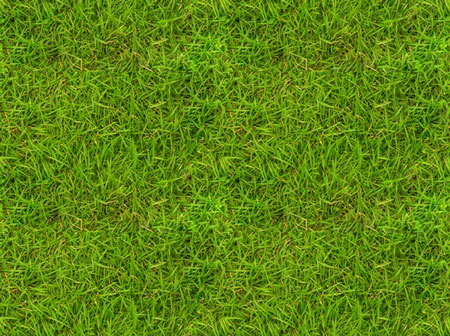
#> input picture Stock3.jpg, 450 x 336 px; the run also reads 1 picture not shown here
$ python UI.py   (older library calls are emulated)
#> lines starting #> are read from the running program, lines starting #| are printed output that depends on the picture
### Logic.py
import cv2
import random
import numpy as np

# create video from the picture
def createVideo(input_img, pathVideo):
    height, width, layers = input_img.shape
    fours = cv2.VideoWriter_fourcc(*'MJPG')
    frames = 15
    video = cv2.VideoWriter(pathVideo,fours,frames,(width,height))
    for i in range(100):
        video.write(input_img)
    cv2.destroyAllWindows()
    video.release()

# create video with noise from the picture
# [80 lines left out: functions createVideoWithNoise, noiseDetection, not called in this run]
'''
# путь к текстуре
input_img = cv2.imread('C:/Users/Natali/Documents/132.png')
# путь к помехе
noise = cv2.imread('C:/Users/Natali/Documents/555.png', cv2.IMREAD_UNCHANGED)
# путь к видео (где будет создано)
pathVideo = "C:/Users/Natali/Documents/video.avi"
# создаем чистое видео
createVideo(input_img, pathVideo)
# создаем видео с помехой
createVideoWithNoise(input_img, noise, pathVideo)
# выводим номер кадра с найденной помехой
res = noiseDetection(pathVideo)
num_fr = res[0]
print(num_fr)
# и сам кадр
fr = res[1]
cv2.imshow('000', fr)
cv2.waitKey(0)
'''

### UI.py
import Logic
import cv2
import tkinter as tk
from PIL import Image, ImageTk
from tkinter.filedialog import askopenfile as fo
d= 'Stock3.jpg'
leftvideolist= []
# [13 lines left out: functions leftvideoframe, rightvideoframe, not called in this run]
def printer (event):
    print ("hello world")
# [54 lines left out: functions cvtotk, selectimage, creategird, findgird, not called in this run]
# [8 lines of commented-out code are left out]


root = tk.Tk()
acv= cv2.imread(d)
#> acv is the input picture: shape (336, 450, 3); mean B, G, R 16.5, 132.3, 93.6
acv = cv2.resize(acv, (400,400))
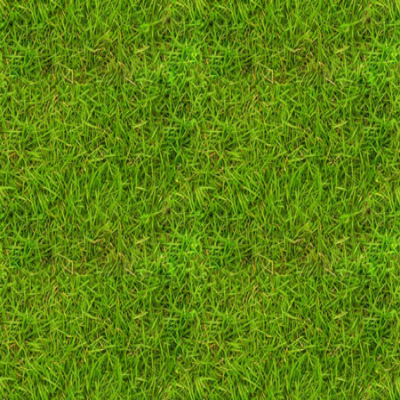
#> acv: shape (400, 400, 3); mean B, G, R 16.4, 132.2, 93.5
Logic.createVideo(acv, 'myvideo.avi')
video = cv2.VideoCapture('myvideo.avi')
i=0
poi = [0,1,2,3,4,5,6,7,8,9]
while i<99:
    ret, frame=video.read()
    leftvideolist.append(frame)
    i= i+1
#Настройка окон
#print(len(leftvideolist))
rightvideolist = leftvideolist
toptool = tk.Frame(root,width = 400, height = 50)
righttoll = tk.Frame(root,width = 400, height = 50)
toolbar = tk.Frame(root, width=800, height = 50)
leftimage = tk.Frame(root, width = 400, height = 500)
rightimage = tk.Frame(root, width = 400, height = 500)
leftwindow = tk.Canvas(leftimage, width=400, height = 400)
rightwindow = tk.Canvas(rightimage, width = 400, height= 400)
#Настройка кнопок
selectim = tk.Button(toolbar, text = "Выберете текстуру")
selectim.bind("<Button-1>", selectimage)
selectim.pack(side = "left")
crtgird = tk.Button(toolbar, text ="Создать помеху")
crtgird.bind("<Button-1>", creategird )
fndgird = tk.Button(toolbar, text = "Найти помеху")
fndgird.bind("<Button-1>",findgird)
fndgird.pack(side = "left")
crtgird.pack(side = "left")

#Текст
tred = tk.Canvas(toptool, width= 116, height =26)
tred.create_text((59,15), text="Помеха на кадре:")
tgreen = tk.Canvas(toptool, width= 20, height =26)
tgreen.create_text((4,15), text=" ")
tblue = tk.Canvas(righttoll, width= 70, height =26)
tblue.create_text((22,15), text="Синий:")
textforwidth = tk.Canvas(toolbar, width = 60, height = 40)
textforwidth.create_text((35,10), text= "Ширина:")
textcount = tk.Canvas(toolbar, width = 60, height = 40)
textcount.create_text((35,10), text ="Кол-во:")
#Настройка ползунков
rslaider = tk.Scale(rightimage, from_=0, to= 100, length = 400, orient = tk.HORIZONTAL)
rslaider.pack(side = "bottom")
rslaider.bind("<ButtonRelease-3>", leftvideoframe)
lslaider = tk.Scale(leftimage, from_=1, to= 100, length = 400, orient = tk.HORIZONTAL)
lslaider.pack(side = "bottom")
lslaider.bind("<ButtonRelease-3>", leftvideoframe)
red = tk.Scale(righttoll, from_=255, to=0)
tred.pack(side ="left")
red.pack(side ="top")
green = tk.Scale(righttoll, from_=255, to=0)
tgreen.pack(side ="left")
toptool.pack(side = "top")
green.pack(side ="top")
blue = tk.Scale(righttoll, from_=255, to=0)
tblue.pack(side ="top")
blue.pack(side ="top")
wid= tk.Scale(toolbar,from_=0, to=50, orient = tk.HORIZONTAL)
#textforwidth.pack(side="left")
#wid.pack(side = "left")
count = tk.Scale(toolbar, from_=0, to=20, orient = tk.HORIZONTAL)
#textcount.pack(side = "left")
#count.pack(side = "left")
#настройка содержимого окон
a = cvtotk(cv2.resize(acv, (400, 400) ))
rightwindow.create_image(0,0, image =a, anchor = "nw")
toolbar.pack(side = "bottom")
#righttoll.pack(side ="right")
rightwindow.pack(side = "bottom")
#rightimage.pack(side = "right")
leftwindow.create_image(0,0, image=a,anchor ="nw")
leftwindow.pack(side = "bottom")
leftimage.pack(side = "left")

#tk.Label(root, text = "/home/anton/Downloads/345.jpg").pack()
root.mainloop()
